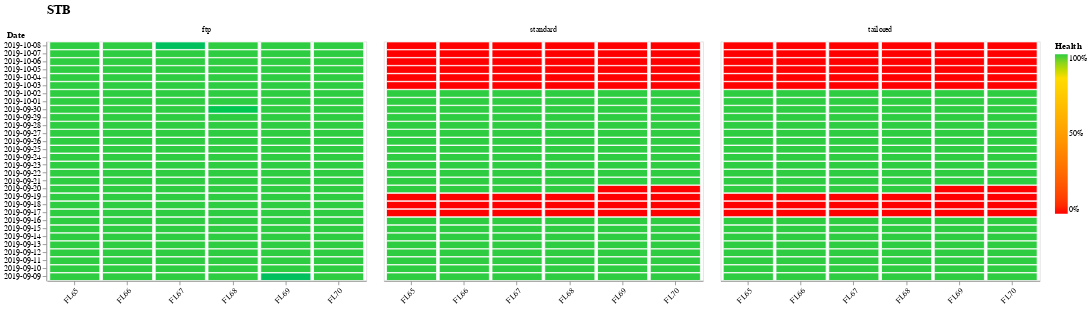
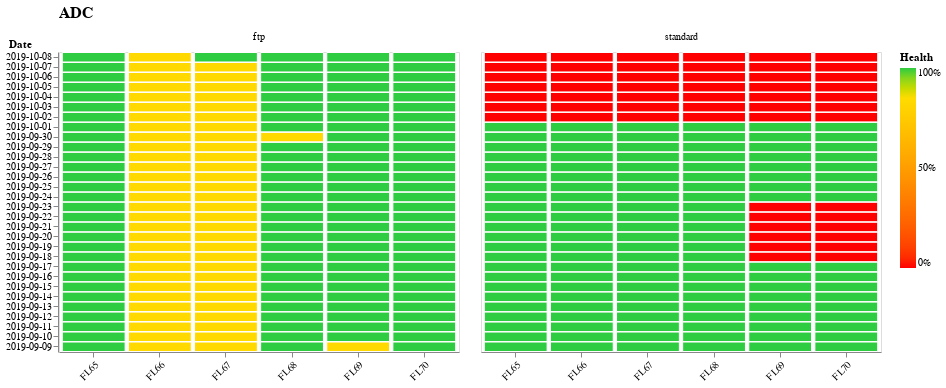
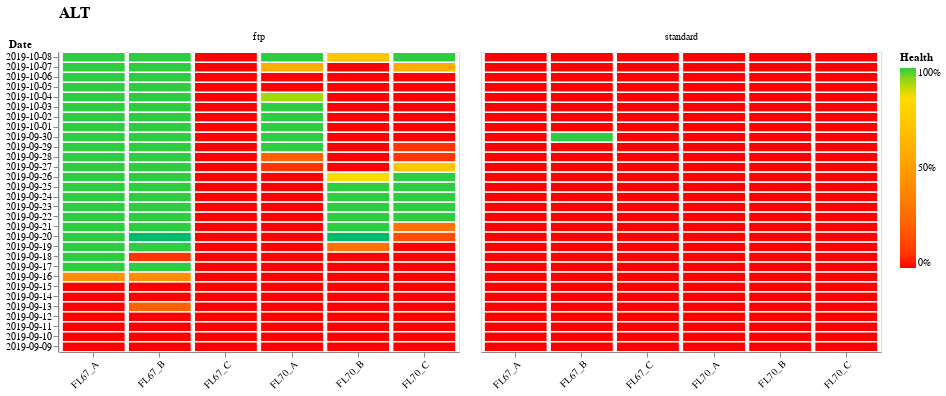

Here is the notebook cell these charts were saved with, in order:
### Code cell
for s in df.Sensor.unique():
    df_sensor = df[df.Sensor == s]
    
    single_nearest = alt.selection_single(on='mouseover', empty='none')

    chart = alt.Chart(df_sensor).mark_rect().encode(
        y=alt.Y('Date:N', sort='descending'),
        x=alt.X('Locatie:N', title=None),
        fill=alt.Fill('Files received:Q', scale=alt.Scale(domain=[0, .85,
                      1.00], range=['red', '#FFDC00', '#2ECC40']),
                      legend=alt.Legend(values=[0, 0.50, 1], title='Health'
                      , format='.0%')),
        stroke=alt.condition(single_nearest, alt.StrokeValue('black'),
                             alt.StrokeValue('white')),
        tooltip=[
            'Locatie:N',
            'Sensor:N',
            'Expected files:Q',
            'Date:N',
            alt.Tooltip('Files received:Q', format='.0%'),
            alt.Tooltip('Valid files:Q', format='.0%'),
            ],
        facet=alt.Facet('Origin:N', title=s),
        ).resolve_scale(x='independent'
                        ).configure_scale(bandPaddingInner=0.05,
                bandPaddingOuter=0.05).configure_axisX(labelAngle=-45).configure_axisY(titleAngle=0,
                titleAlign='left', titleY=-3,
                titleX=-50).configure_header(titleFontSize=16,
                titleAnchor='start').add_selection(single_nearest)    
    chart.display()

### Figure 1 — Vega-Lite specification as saved in the notebook (floating-point values rounded to 4 significant figures; data arrays with more than 128 entries replaced by an {"elided": "..."} marker saying what was removed)
{"$schema": "https://vega.github.io/schema/vega-lite/v3.4.0.json", "config": {"axisX": {"labelAngle": -45}, "axisY": {"titleAlign": "left", "titleAngle": 0, "titleX": -50, "titleY": -3}, "header": {"titleAnchor": "start", "titleFontSize": 16}, "mark": {"tooltip": null}, "scale": {"bandPaddingInner": 0.05, "bandPaddingOuter": 0.05}, "view": {"height": 300, "width": 400}}, "data": {"name": "data-09b988c4dac43127b80e867ca7faecfe"}, "datasets": {"data-09b988c4dac43127b80e867ca7faecfe": {"elided": "540 records"}}, "encoding": {"facet": {"field": "Origin", "title": "STB", "type": "nominal"}, "fill": {"field": "Files received", "legend": {"format": ".0%", "title": "Health", "values": [0, 0.5, 1]}, "scale": {"domain": [0, 0.85, 1], "range": ["red", "#FFDC00", "#2ECC40"]}, "type": "quantitative"}, "stroke": {"condition": {"selection": "selector001", "value": "black"}, "value": "white"}, "tooltip": [{"field": "Locatie", "type": "nominal"}, {"field": "Sensor", "type": "nominal"}, {"field": "Expected files", "type": "quantitative"}, {"field": "Date", "type": "nominal"}, {"field": "Files received", "format": ".0%", "type": "quantitative"}, {"field": "Valid files", "format": ".0%", "type": "quantitative"}], "x": {"field": "Locatie", "title": null, "type": "nominal"}, "y": {"field": "Date", "sort": "descending", "type": "nominal"}}, "mark": "rect", "resolve": {"scale": {"x": "independent"}}, "selection": {"selector001": {"empty": "none", "on": "mouseover", "type": "single"}}}

### Figure 2 — Vega-Lite specification as saved in the notebook (floating-point values rounded to 4 significant figures; data arrays with more than 128 entries replaced by an {"elided": "..."} marker saying what was removed)
{"$schema": "https://vega.github.io/schema/vega-lite/v3.4.0.json", "config": {"axisX": {"labelAngle": -45}, "axisY": {"titleAlign": "left", "titleAngle": 0, "titleX": -50, "titleY": -3}, "header": {"titleAnchor": "start", "titleFontSize": 16}, "mark": {"tooltip": null}, "scale": {"bandPaddingInner": 0.05, "bandPaddingOuter": 0.05}, "view": {"height": 300, "width": 400}}, "data": {"name": "data-5e09f0463c39ff9529f021e73ee5f5d0"}, "datasets": {"data-5e09f0463c39ff9529f021e73ee5f5d0": {"elided": "360 records"}}, "encoding": {"facet": {"field": "Origin", "title": "ADC", "type": "nominal"}, "fill": {"field": "Files received", "legend": {"format": ".0%", "title": "Health", "values": [0, 0.5, 1]}, "scale": {"domain": [0, 0.85, 1], "range": ["red", "#FFDC00", "#2ECC40"]}, "type": "quantitative"}, "stroke": {"condition": {"selection": "selector002", "value": "black"}, "value": "white"}, "tooltip": [{"field": "Locatie", "type": "nominal"}, {"field": "Sensor", "type": "nominal"}, {"field": "Expected files", "type": "quantitative"}, {"field": "Date", "type": "nominal"}, {"field": "Files received", "format": ".0%", "type": "quantitative"}, {"field": "Valid files", "format": ".0%", "type": "quantitative"}], "x": {"field": "Locatie", "title": null, "type": "nominal"}, "y": {"field": "Date", "sort": "descending", "type": "nominal"}}, "mark": "rect", "resolve": {"scale": {"x": "independent"}}, "selection": {"selector002": {"empty": "none", "on": "mouseover", "type": "single"}}}

### Figure 3 — Vega-Lite specification as saved in the notebook (floating-point values rounded to 4 significant figures; data arrays with more than 128 entries replaced by an {"elided": "..."} marker saying what was removed)
{"$schema": "https://vega.github.io/schema/vega-lite/v3.4.0.json", "config": {"axisX": {"labelAngle": -45}, "axisY": {"titleAlign": "left", "titleAngle": 0, "titleX": -50, "titleY": -3}, "header": {"titleAnchor": "start", "titleFontSize": 16}, "mark": {"tooltip": null}, "scale": {"bandPaddingInner": 0.05, "bandPaddingOuter": 0.05}, "view": {"height": 300, "width": 400}}, "data": {"name": "data-3fb9684402fc9a97890e252dcac482a4"}, "datasets": {"data-3fb9684402fc9a97890e252dcac482a4": {"elided": "360 records"}}, "encoding": {"facet": {"field": "Origin", "title": "ALT", "type": "nominal"}, "fill": {"field": "Files received", "legend": {"format": ".0%", "title": "Health", "values": [0, 0.5, 1]}, "scale": {"domain": [0, 0.85, 1], "range": ["red", "#FFDC00", "#2ECC40"]}, "type": "quantitative"}, "stroke": {"condition": {"selection": "selector003", "value": "black"}, "value": "white"}, "tooltip": [{"field": "Locatie", "type": "nominal"}, {"field": "Sensor", "type": "nominal"}, {"field": "Expected files", "type": "quantitative"}, {"field": "Date", "type": "nominal"}, {"field": "Files received", "format": ".0%", "type": "quantitative"}, {"field": "Valid files", "format": ".0%", "type": "quantitative"}], "x": {"field": "Locatie", "title": null, "type": "nominal"}, "y": {"field": "Date", "sort": "descending", "type": "nominal"}}, "mark": "rect", "resolve": {"scale": {"x": "independent"}}, "selection": {"selector003": {"empty": "none", "on": "mouseover", "type": "single"}}}
